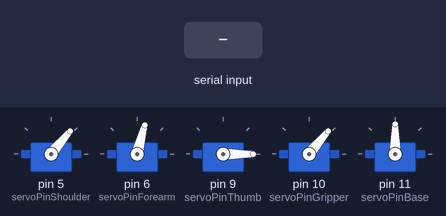
Bench run of a sketch on a simulated Arduino Uno, built with avr-gcc and run on an emulated ATmega328P. Parts: 5 × servo. Inputs (shaded band) come from the test bench.

Above: at 1.7 s.
1.8 s: "Green,1\n" received over Serial
At 5.3 s:
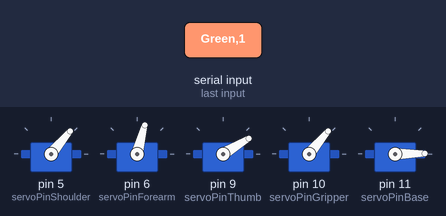
At 7.4 s:
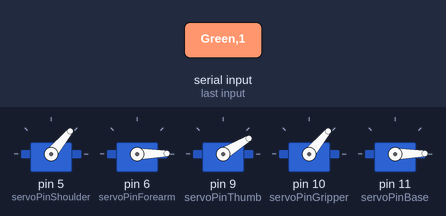
Timing chart, 0 to 18.7 s (numbered marks = the images above; inputs shaded):
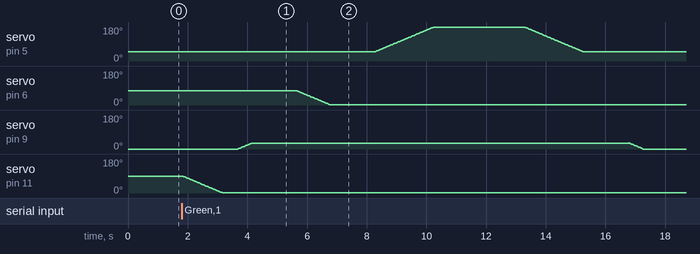

The sketch:

sorting_arm.ino
```cpp
#include <Servo.h>

Servo myServoShoulder;
Servo myServoForearm;
Servo myServoThumb;
Servo myServoGripper;
Servo myServoBase;

int del = 1500;
int delTick = 15;

int servoPinShoulder = 5;
int servoPinForearm = 6;
int servoPinThumb = 9;
int servoPinGripper = 10;
int servoPinBase = 11;

// Default rest/safe positions
int defShoulder = 50;
int defForearm = 75;
int defThumb = 0;
int defGripper = 50;
int defBase = 90;

int angleShoulder = defShoulder;
int angleForearm = defForearm;
int angleThumb = defThumb;
int angleGripper = defGripper;
int angleBase = defBase;

void setup() {
  Serial.begin(9600); // Initialize hardware serial bus

  myServoShoulder.write(angleShoulder);
  myServoForearm.write(angleForearm);
  myServoThumb.write(angleThumb);
  myServoGripper.write(angleGripper);
  myServoBase.write(angleBase);

  myServoShoulder.attach(servoPinShoulder);
  myServoForearm.attach(servoPinForearm);
  myServoThumb.attach(servoPinThumb);
  myServoGripper.attach(servoPinGripper);
  myServoBase.attach(servoPinBase);

  delay(500);
}

void loop() {
  // Wait until Python sends a complete angle data packet
  if (Serial.available() > 0) {
    String data = Serial.readStringUntil('\n');

    // Parse the comma-separated string packet
    // 1. Extract Shoulder
    int targetShoulder = data.substring(0, data.indexOf(',')).toInt();
    data = data.substring(data.indexOf(',') + 1);

    // 2. Extract Forearm
    int targetForearm = data.substring(0, data.indexOf(',')).toInt();
    data = data.substring(data.indexOf(',') + 1);

    // 3. Extract Thumb
    int targetThumb = data.substring(0, data.indexOf(',')).toInt();
    data = data.substring(data.indexOf(',') + 1);

    // 4. Extract Gripper
    int targetGripper = data.substring(0, data.indexOf(',')).toInt();
    data = data.substring(data.indexOf(',') + 1);

    // 5. Extract Base
    int targetBase = data.substring(0, data.indexOf(',')).toInt();

    // 6. Extract Color
    String color = data.substring(data.indexOf(',') + 1);
    color.trim(); // Clean off any accidental whitespace or hidden characters

    // FIXED: Passed 'color' down to the function to prevent compilation error
    executePickSequence(targetShoulder, targetForearm, targetThumb, targetGripper, targetBase, color);

    // Sequence finished, return home, then alert Python to unlock camera
    Serial.println("DONE");
  }
}

void executePickSequence(int targetShoulder, int targetForearm, int targetThumb, int targetGripper, int targetBase, String color) {
  // Move Base first to align with coordinate line
  for (; angleBase <= targetBase; angleBase++) { myServoBase.write(angleBase); delay(delTick); }
  for (; angleBase >= targetBase; angleBase--) { myServoBase.write(angleBase); delay(delTick); }
  delay(500);

  // Structural step 1: Thumb Move
  if (targetThumb >= 100) {
    for (; angleThumb <= 33 + targetThumb; angleThumb++) { myServoThumb.write(angleThumb); delay(delTick); }
  } else if (targetThumb >= 80 && targetThumb < 100) {
    for (; angleThumb <= 35 + targetThumb; angleThumb++) { myServoThumb.write(angleThumb); delay(delTick); }
  } else {
    for (; angleThumb <= 30 + targetThumb; angleThumb++) { myServoThumb.write(angleThumb); delay(delTick); }
  }
  delay(del);

  // Original step 2: Forearm Move
  for (; angleForearm <= targetForearm; angleForearm++) { myServoForearm.write(angleForearm); delay(delTick); }
  for (; angleForearm >= targetForearm; angleForearm--) { myServoForearm.write(angleForearm); delay(delTick); }
  delay(del);

  // Original step 3: Shoulder Move
  for (; angleShoulder <= 180 - targetShoulder; angleShoulder++) { myServoShoulder.write(angleShoulder); delay(delTick); }
  for (; angleShoulder >= 180 - targetShoulder; angleShoulder--) { myServoShoulder.write(angleShoulder); delay(delTick); }
  delay(del);

  // Original step 4: Grip execution (Clamping onto box)
  for (; angleGripper <= targetGripper ; angleGripper++) { myServoGripper.write(angleGripper); delay(delTick); }
  delay(del);

  // --- SAFE LIFT BACK TO DEFAULT PIVOTS (EXCEPT BASE) ---
  // Bring the armature links up to clear the ground before rotating base to sort
  for (; angleShoulder >= defShoulder; angleShoulder--) { myServoShoulder.write(angleShoulder); delay(delTick); }
  for (; angleShoulder <= defShoulder; angleShoulder++) { myServoShoulder.write(angleShoulder); delay(delTick); }
  delay(del);

  for (; angleThumb >= defThumb; angleThumb--) { myServoThumb.write(angleThumb); delay(delTick); }
  delay(del);

  for (; angleForearm >= defForearm; angleForearm--) { myServoForearm.write(angleForearm); delay(delTick); }
  for (; angleForearm <= defForearm; angleForearm++) { myServoForearm.write(angleForearm); delay(delTick); }
  delay(del);

  // --- COLOR SORTING DETECTION RUNS HERE ---

  // sorting for green (Move Base to 0)
  if (color == "Green" || color == "green") {
    for (; angleBase >= 0; angleBase--) { myServoBase.write(angleBase); delay(delTick); }
    delay(del);
    for (; angleShoulder <= 80; angleShoulder++) { myServoShoulder.write(angleShoulder); delay(delTick); }
    delay(del);
    for (; angleForearm >= 60; angleForearm--) { myServoForearm.write(angleForearm); delay(delTick); }
    delay(del);
    for (; angleThumb <= 10; angleThumb++) { myServoThumb.write(angleThumb); delay(delTick); }
    delay(del);

    // Release the block
    for (; angleGripper >= defGripper; angleGripper--) { myServoGripper.write(angleGripper); delay(delTick); }
    for (; angleGripper <= defGripper; angleGripper++) { myServoGripper.write(angleGripper); delay(delTick); }
    delay(del);
  }
  // sorting for yellow (Move Base to 180)
  else if (color == "Yellow" || color == "yellow") {
    for (; angleBase <= 180; angleBase++) { myServoBase.write(angleBase); delay(delTick); }
    delay(del);
    for (; angleShoulder <= 80; angleShoulder++) { myServoShoulder.write(angleShoulder); delay(delTick); }
    delay(del);
    for (; angleForearm >= 60; angleForearm--) { myServoForearm.write(angleForearm); delay(delTick); }
    delay(del);
    for (; angleThumb <= 10; angleThumb++) { myServoThumb.write(angleThumb); delay(delTick); }
    delay(del);

    // FIXED: Corrected loop constraints to gracefully open gripper to 50
    for (; angleGripper >= defGripper; angleGripper--) { myServoGripper.write(angleGripper); delay(delTick); }
    for (; angleGripper <= defGripper; angleGripper++) { myServoGripper.write(angleGripper); delay(delTick); }
    delay(del);
  }

  // --- RESET SEGMENTS BACK TO SAFETY WINDOWS ---
  // The arm resets its profile links, leaving 'angleBase' exactly where it dropped the box off!
  for (; angleShoulder >= defShoulder; angleShoulder--) { myServoShoulder.write(angleShoulder); delay(delTick); }
  for (; angleShoulder <= defShoulder; angleShoulder++) { myServoShoulder.write(angleShoulder); delay(delTick); }
  delay(del);

  for (; angleThumb >= defThumb; angleThumb--) { myServoThumb.write(angleThumb); delay(delTick); }
  delay(del);

  for (; angleForearm >= defForearm; angleForearm--) { myServoForearm.write(angleForearm); delay(delTick); }
  for (; angleForearm <= defForearm; angleForearm++) { myServoForearm.write(angleForearm); delay(delTick); }
  delay(del);
}
```

Measured:
- after the input at 1.8 s, servo on pin 6 (servoPinForearm): moves from 75° to 1° over 1.1 s, starting after 3.9 s; servo on pin 9 (servoPinThumb): rises from 0° to 32° in 13.1 s, then falls to 0° in 0.48 s; servo on pin 11 (servoPinBase): moves from 90° to 1° over 1.3 s, starting at once
